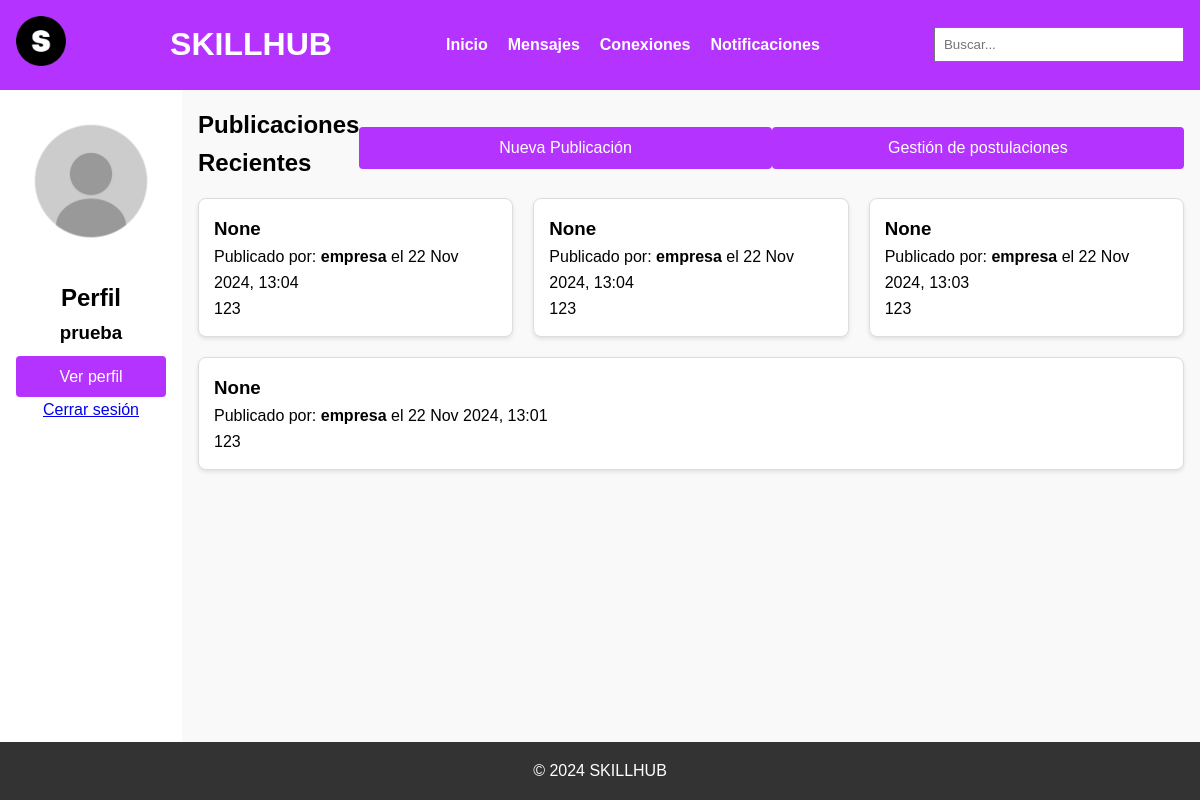
The app's page /accounts/home-professional/ (signed in), older data.
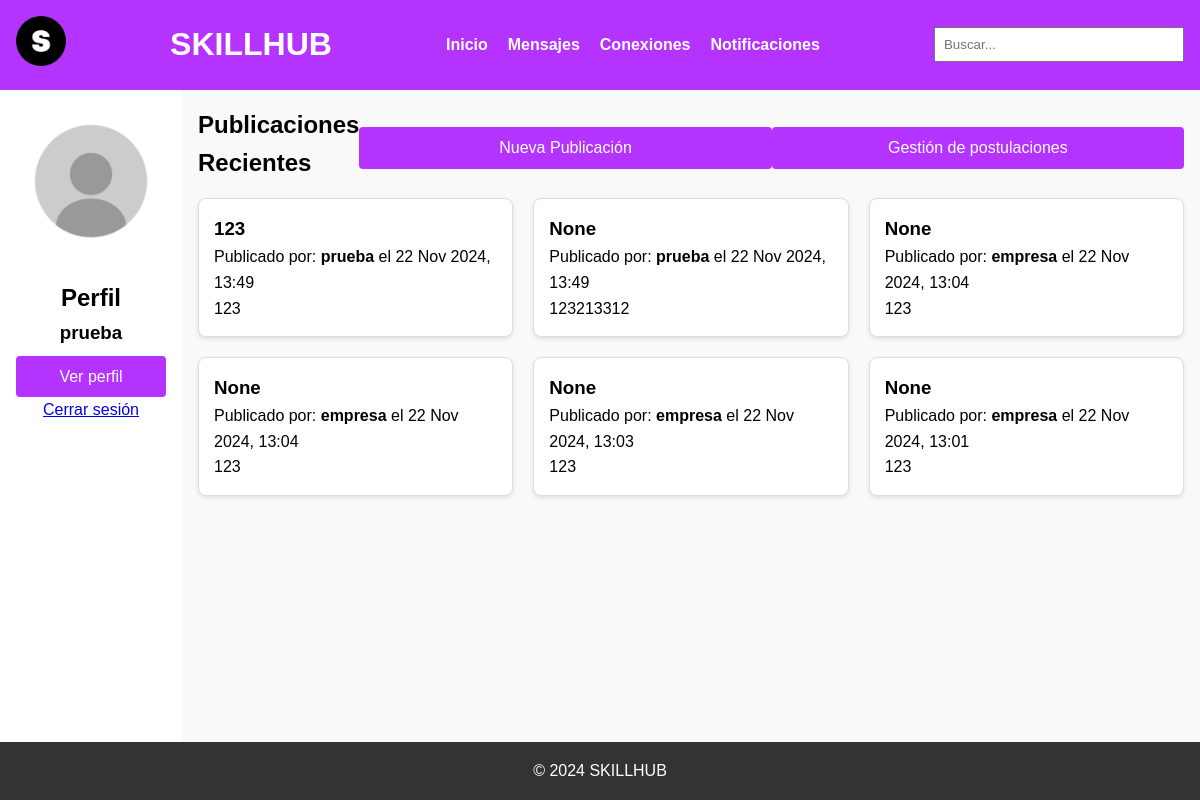
The same page, newer data.
### SkillHubApp/models.py (models this page shows, shortened)
class Post(models.Model):
    user = models.ForeignKey(User, on_delete=models.CASCADE)
    title = models.CharField(max_length=200, blank=True, null=True)
    content = RichTextField(max_length=800)
    timestamp = models.DateTimeField(auto_now_add=True)
    media_file = models.FileField(
        upload_to='post_media/',
        validators=[
            FileExtensionValidator(
                allowed_extensions=[
                    'jpg', 'jpeg', 'png', 'gif', 'webp',
                    'mp4', 'avi', 'mov', 'mkv', 'webm',
                    'mp3', 'wav', 'ogg', 'm4a',
                    'pdf', 'doc', 'docx', 'txt', 'rtf'
                ]
            ),
            validate_file_size
        ],
        blank=True,
        null=True
    )

### SkillHubApp/views.py (the view)
# urls.py: path('home-professional/', home_professional_view, name='home-professional'),
@login_required
def home_professional_view(request):
    posts = Post.objects.all().order_by('-timestamp')
    if request.method == 'POST':
        form = PostForm(request.POST, request.FILES)
        if form.is_valid():
            post = form.save(commit=False)
            post.user = request.user
            post.save()
            messages.success(request, 'Publicación creada exitosamente')
            return redirect('home-professional')
    else:
        form = PostForm()
    return render(request, 'SkillHubApp/inicio/home_professional.html', {
        'user': request.user,
        'posts': posts,
        'form': form,
    })

### SkillHubApp/forms.py (shortened to what this page needs)
class PostForm(forms.ModelForm):
    class Meta:
        model = Post
        fields = ['title', 'content', 'media_file']
        widgets = {
            'title': forms.TextInput(attrs={
                'placeholder': 'Título del artículo',
                'class': 'form-control'
            }),
            'content': CKEditorWidget(config_name='default'),
            'media_file': forms.FileInput(attrs={
                'class': 'form-control',
                'accept': 'image/*,video/*,audio/*,application/pdf,application/msword'
            })
        }
    class Meta:
        model = Post
        fields = ['title', 'content', 'media_file']
        widgets = {
            'title': forms.TextInput(attrs={
                'placeholder': 'Título del artículo',
                'class': 'form-control'
            }),
            'content': CKEditorWidget(config_name='default'),
            'media_file': forms.FileInput(attrs={
                'class': 'form-control',
                'accept': 'image/*,video/*,audio/*,application/pdf,application/msword'
            })
        }

### SkillHubApp/templates/SkillHubApp/inicio/home_professional.html (shortened to what this page needs)
<!DOCTYPE html>
<html lang="es">
<head>
    {% load static %}
    <link rel="stylesheet" href="{% static 'SkillHubApp/css/style.css' %}">
<body>
    <div class="container">
        <header class="header">
            <div class="logo">
                <img src="{% static 'SkillHubApp/images/logo.png' %}" alt="SkillHub Logo">
            </div>
            <h1>SKILLHUB</h1>
            <nav class="header-nav">
                <ul>
                    <li><a href="{% url 'home-professional' %}">Inicio</a></li>
                    <li><a href="{% url 'messages' %}">Mensajes</a></li>
                    <li><a href="{% url 'connections' %}">Conexiones</a></li>
                    <li><a href="{% url 'notifications' %}">Notificaciones</a></li>
                </ul>
            </nav>
            <div class="search-bar">
                <input type="text" placeholder="Buscar...">
            </div>
        </header>
        <main class="main-content">
            <aside class="sidebar">
                <div class="profile">
                    <img src="{% static 'SkillHubApp/images/perfil.png' %}" alt="Imagen de Perfil" class="profile-image">
                    <h2>Perfil</h2>
                    {% if user.is_authenticated %}
                        <h3>{{ user.username }}</h3>
                    {% else %}
                        <p>Invitado</p>
                    {% endif %}
                    <a href="{% url 'profile-professional' %}" class="btn view-profile">Ver perfil</a>
                    <a href="{% url 'logout' %}">Cerrar sesión</a>
                </div>
            </aside>
            <section class="feed">
                <div class="post-list">
                    <div class="posts-header">
                        <h2>Publicaciones Recientes</h2>
                        <a href="{% url 'create_post' %}" class="btn nueva_publicacion_btn">Nueva Publicación</a>
                        <a href="{% url 'manage_applications' %}" class="btn nueva_publicacion_btn">Gestión de postulaciones</a>
                    </div>
                    <div class="posts-container">
                        {% for post in posts %}
                            <div class="post-card">
                                <h3>{{ post.title }}</h3>
                                <p>Publicado por: <strong>{{ post.user.username }}</strong> el {{ post.timestamp|date:"d M Y, H:i" }}</p>
                                <p>{{ post.content|safe }}</p>
                            </div>
                        {% empty %}
                            <p>No hay publicaciones aún.</p>
                        {% endfor %}
                    </div>
                </div>
            </section>
        </main>
        <footer class="footer">
            <p>&copy; 2024 SKILLHUB</p>
        </footer>
    </div>
</body>
</html>

Row changes from the older to the newer data that the page shows:
added Post: title "123", user.username "prueba", timestamp "22 Nov 2024, 13:49", content "123"
added Post: title "None", user.username "prueba", timestamp "22 Nov 2024, 13:49", content "123213312"
